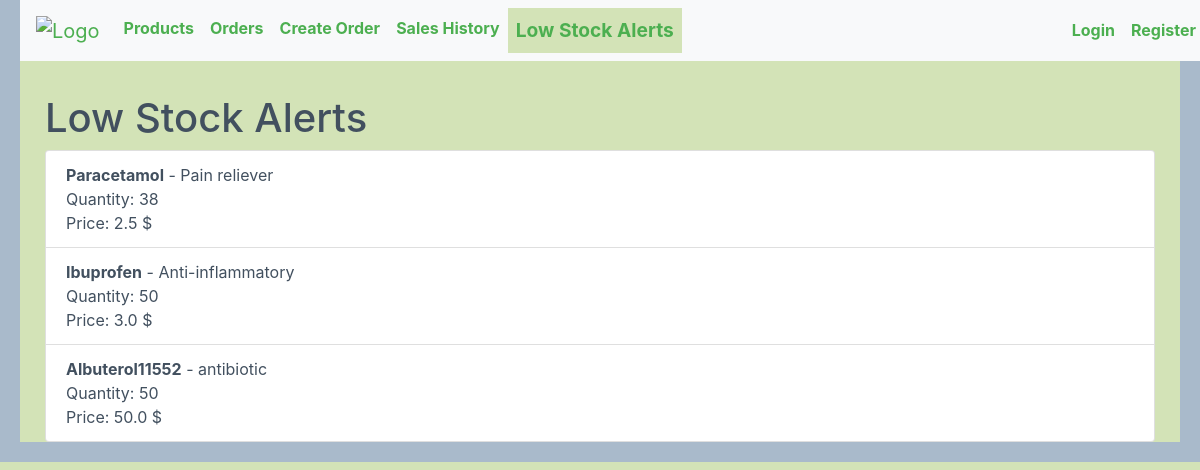
Screenshot of /low_stock_alerts with the database file from the repository.
### app/models.py (models this page shows)
class Product(db.Model):
    id = db.Column(db.Integer, primary_key=True)
    name = db.Column(db.String(100), nullable=False)
    description = db.Column(db.String(200), nullable=False)
    quantity = db.Column(db.Integer, nullable=False)
    price = db.Column(db.Float, nullable=False)
    order_Items = db.relationship('OrderItem', backref='product' , cascade='all, delete')

### app/routes.py (the view)
@app.route('/low_stock_alerts')
def low_stock_alerts():
    threshold = 50  # Le seuil
    low_stock_products = Product.query.filter(Product.quantity <= threshold).all()
    return render_template('low_stock_alerts.html', products=low_stock_products)

### app/templates/low_stock_alerts.html
{% extends 'base.html' %}
{% block content %}
<h1>Low Stock Alerts</h1>
<ul class="list-group">
    {% for product in products %}
    <li class="list-group-item">
        <strong>{{ product.name }}</strong> - {{ product.description }}<br>
        Quantity: {{ product.quantity }}<br>
        Price: {{ product.price }} $
    </li>
    {% endfor %}
</ul>
{% endblock %}

### app/templates/base.html (style rules this page uses)
body { background-color: #D3E3B7; color: #42505f; border: 20px solid #a9bacb; }

### rows the page displays
Product: name "Paracetamol", description "Pain reliever", quantity "38", price "2.5"
Product: name "Ibuprofen", description "Anti-inflammatory", quantity "50", price "3.0"
Product: name "Albuterol11552", description "antibiotic", quantity "50", price "50.0"
